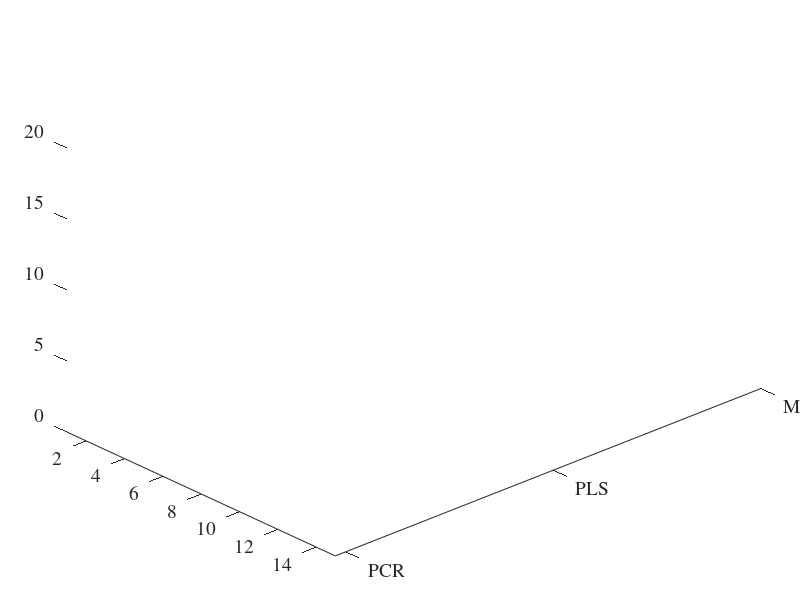

Reproduce this figure in MATLAB. (Note: this script raises an error after producing the figure.)
% PLSLOGO Generates PLS_Toolbox CR surface logo

% Copyright Eigenvector Research, Inc. 1998
% BMW
load plslogo
figure('Color',[1 1 1],'NumberTitle','off', ...
    'Name','PLS_Toolbox','Position',[80 90 640 460]);
axes('CameraPosition', [45 20 22],...
    'CameraTarget',[21 7 7], ...
    'CameraUpVector',[0 0 1], ...
    'CameraViewAngle',57, ...
    'DataAspectRatio', [1 .5 .9],...
    'Position',[0 0 1 1], ...
    'Visible','on', ...
    'XLim',[1 42], ...
    'YLim',[1 15], ...
    'ZLim',[0 20], ...
	'Xtick',[1 21 41], ...
	'Xticklabel',['MLR';'PLS';'PCR'],...
	'fontname','times', ...
	'fontsize',14);
%	'Zscale','log');
s = surface(p', ...
    'EdgeColor',[.4 0 0], ...
    'FaceColor',[0.8 0.2 0.2], ...
    'FaceLighting','phong', ...
    'AmbientStrength',0.3, ...
    'DiffuseStrength',0.6, ... 
    'Clipping','off',...
    'BackFaceLighting','lit', ...
    'SpecularStrength',1.1, ...
    'SpecularColorReflectance',1, ...
    'SpecularExponent',7);
l1 = light('Position',[21 7 13], ...
    'style','local', ...
    'Color',[0.8 0.7 0]);
l2 = light('Position',[25 11 25], ...
    'Color',[1 1 0]);
xl = xlabel('Continuum Parameter','fontname','times', ...
'fontsize',18,'fontweight','bold','position',[33 20 0]);
yl = ylabel('Number of LVs','fontname','times', ...
'fontsize',18,'fontweight','bold','position',[33 3 -8.9]);
zl = zlabel('PRESS','fontname','times', ...
'fontsize',18,'fontweight','bold');
shading interp
set(s,'Edgecolor',[.2 .2 .2])
colormap(nmap)
